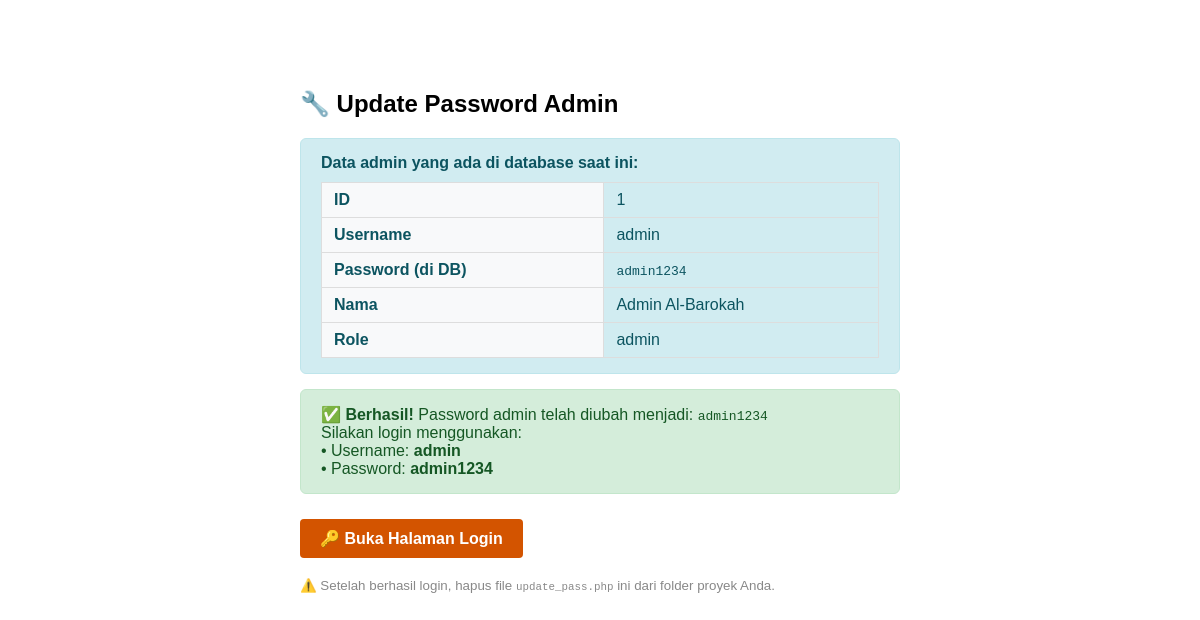
The page /update_pass.php on the database its author committed.
### tables this page shows
CREATE TABLE IF NOT EXISTS `users` (
  `id` INT AUTO_INCREMENT PRIMARY KEY,
  `username` VARCHAR(50) NOT NULL UNIQUE,
  `password` VARCHAR(255) NOT NULL,
  `nama_lengkap` VARCHAR(100) NOT NULL,
  `role` ENUM('admin', 'pelanggan') NOT NULL DEFAULT 'pelanggan',
  `created_at` TIMESTAMP DEFAULT CURRENT_TIMESTAMP
);

### update_pass.php (the view, shortened to what this page needs)
<?php
require_once 'config/database.php';
?>
<!DOCTYPE html>
<html>
<head>
</head>
<body>
    <h2>🔧 Update Password Admin</h2>
    <?php
    $cek = mysqli_query($conn, "SELECT id, username, password, nama_lengkap, role FROM users WHERE username = 'admin'");
    if ($cek && mysqli_num_rows($cek) > 0) {
        $admin = mysqli_fetch_assoc($cek);
        echo "<div class='box info'>";
        echo "<strong>Data admin yang ada di database saat ini:</strong>";
        echo "<table>";
        echo "<tr><th>ID</th><td>" . $admin['id'] . "</td></tr>";
        echo "<tr><th>Username</th><td>" . $admin['username'] . "</td></tr>";
        echo "<tr><th>Password (di DB)</th><td><code>" . htmlspecialchars($admin['password']) . "</code></td></tr>";
        echo "<tr><th>Nama</th><td>" . $admin['nama_lengkap'] . "</td></tr>";
        echo "<tr><th>Role</th><td>" . $admin['role'] . "</td></tr>";
        echo "</table>";
        echo "</div>";
        $update = mysqli_query($conn, "UPDATE users SET password = 'admin1234' WHERE username = 'admin'");
        if ($update) {
            echo "<div class='box success'>";
            echo "<strong>✅ Berhasil!</strong> Password admin telah diubah menjadi: <code>admin1234</code><br>";
            echo "Silakan login menggunakan:<br>";
            echo "• Username: <strong>admin</strong><br>";
            echo "• Password: <strong>admin1234</strong>";
            echo "</div>";
        } else {
            echo "<div class='box danger'>❌ Gagal update: " . mysqli_error($conn) . "</div>";
        }
    }
    ?>
    <a href="login.php" class="btn">🔑 Buka Halaman Login</a>
    <br><br>
    <small style="color: #888;">⚠️ Setelah berhasil login, hapus file <code>update_pass.php</code> ini dari folder proyek Anda.</small>
</body>
</html>

### update_pass.php (style rules this page uses)
body { font-family: Arial, sans-serif; max-width: 600px; margin: 50px auto; padding: 20px; }
.box { padding: 15px 20px; border-radius: 6px; margin-bottom: 15px; }
.info { background: #d1ecf1; border: 1px solid #bee5eb; color: #0c5460; }
.success { background: #d4edda; border: 1px solid #c3e6cb; color: #155724; }
table { width: 100%; border-collapse: collapse; margin-top: 10px; }
td, th { border: 1px solid #ddd; padding: 8px 12px; text-align: left; }
th { background: #f8f9fa; }
.btn { display: inline-block; padding: 10px 20px; background: #d35400; color: white; text-decoration: none; border-radius: 4px; font-weight: bold; margin-top: 10px; }

### rows shown on the page
users: id "1", username "admin", password "admin1234", nama_lengkap "Admin Al-Barokah", role "admin"
